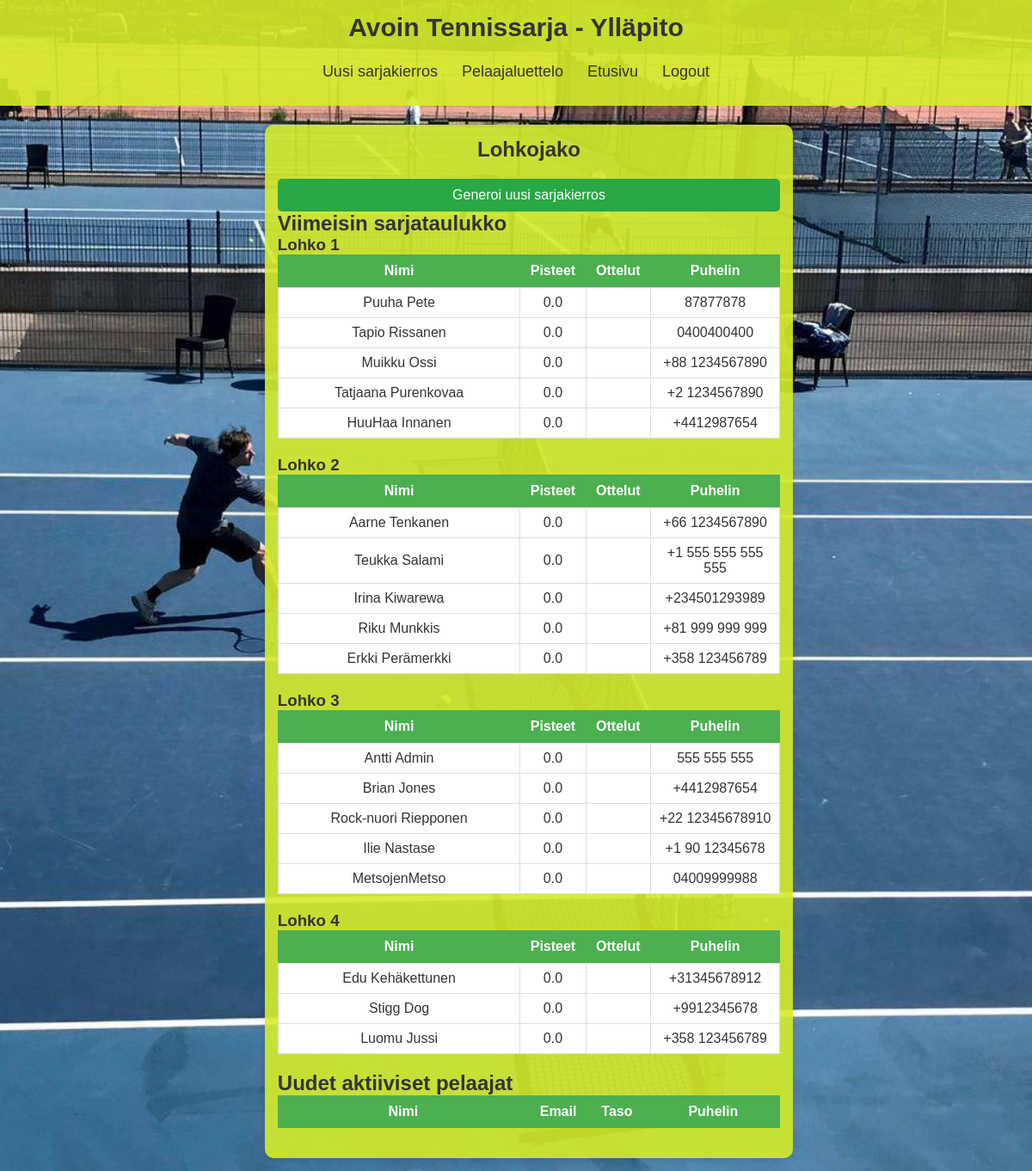
The page /admin/lohkojako (signed in) on the database its author committed.
### tennissarja/models.py (models this page shows, shortened)
class LohkojenPelaajat(db.Model):
    __tablename__ = 'lohkojen_pelaajat'
    id = db.Column(db.Integer, primary_key=True)
    sarjakierros_id = db.Column(db.Integer, db.ForeignKey('sarjakierrokset.id', ondelete='CASCADE'))
    lohko_numero = db.Column(db.Integer, nullable=False)
    pelaaja_id = db.Column(db.Integer, db.ForeignKey('pelaajat.id', ondelete='CASCADE'))
    pisteet = db.Column(db.Float, default=0)
    pelaaja = db.relationship('Pelaaja', back_populates='lohkot_suhde')
    sarjakierros = db.relationship('Sarjakierros', back_populates='lohkot')

class Pelaaja(UserMixin, db.Model):
    __tablename__ = 'pelaajat'
    id = db.Column(db.Integer, primary_key=True)
    nimi = db.Column(db.String(150), nullable=False)
    email = db.Column(db.String(150), unique=True, nullable=False)
    taso = db.Column(db.String(50), nullable=False)
    aktiivinen = db.Column(db.Boolean, default=True)
    puhelin = db.Column(db.String(50), nullable=False)
    admin = db.Column(db.Boolean, default=False)
    password = db.Column(db.String(150), nullable=False)
    lohkot_suhde = db.relationship('LohkojenPelaajat', back_populates='pelaaja')
    ottelut_pelaajana1 = db.relationship('Ottelu', foreign_keys='Ottelu.pelaaja1_id', back_populates='pelaaja1')
    ottelut_pelaajana2 = db.relationship('Ottelu', foreign_keys='Ottelu.pelaaja2_id', back_populates='pelaaja2')

### tennissarja/admin.py (the view)
@admin.route('/lohkojako')
@login_required
def lohkojako():
    uusin_sarjakierros = Sarjakierros.query.order_by(Sarjakierros.kierros_numero.desc()).first()
    sarjakierros_id = uusin_sarjakierros.id
    lohkot = LohkojenPelaajat.query.filter_by(sarjakierros_id=sarjakierros_id).all()
    lohkot_jarjestetty = {}
    for lohko in lohkot:
        if lohko.lohko_numero not in lohkot_jarjestetty:
            lohkot_jarjestetty[lohko.lohko_numero] = []
        lohkot_jarjestetty[lohko.lohko_numero].append(lohko)
    for lohko_numero in lohkot_jarjestetty:
        lohkot_jarjestetty[lohko_numero].sort(key=lambda x: x.pisteet, reverse=True)
    aktiiviset_pelaajat = Pelaaja.query.filter_by(aktiivinen=True).all()
    mukana_olevat_pelaajat = {lohko.pelaaja_id for lohko in lohkot}
    uudet_pelaajat = [pelaaja for pelaaja in aktiiviset_pelaajat if pelaaja.id not in mukana_olevat_pelaajat]
    return render_template('lohkojako.html', lohkot=lohkot_jarjestetty, uudet_pelaajat=uudet_pelaajat, enumerate=enumerate)

### tennissarja/templates/lohkojako.html (shortened to what this page needs)
{% extends "admin.html" %}
{% block content %}
    <div class="containerXL">
        <h1>Lohkojako</h1>
        <form method="POST" action="{{ url_for('admin.jaa_lohkot_uudelle_kierrokselle') }}">
            <button type="submit" class="btn btn-primary">Generoi uusi sarjakierros</button>
        </form>
        <h2>Viimeisin sarjataulukko</h2>
        {% for lohko_numero, pelaajat in lohkot.items() %}
            <h3>Lohko {{ lohko_numero }}</h3>
            <table class="table">
                <thead>
                    <tr>
                        <th>Nimi</th>
                        <th>Pisteet</th>
                        <th>Ottelut</th>
                        <th>Puhelin</th>
                    </tr>
                </thead>
                <tbody>
                    {% for pelaaja in pelaajat %}
                        <tr>
                            <td>{{ pelaaja.pelaaja.nimi }}</td>
                            <td>{{ pelaaja.pisteet }}</td>
                            <td>{{ pelaaja.ottelut_maara }}</td>
                            <td>{{ pelaaja.pelaaja.puhelin }}</td>
                        </tr>
                    {% endfor %}
                </tbody>
            </table>
        {% endfor %}
        <h2>Uudet aktiiviset pelaajat</h2>
        <table class="table">
            <thead>
                <tr>
                    <th>Nimi</th>
                    <th>Email</th>
                    <th>Taso</th>
                    <th>Puhelin</th>
                </tr>
            </thead>
        </table>
    </div>
{% endblock %}

### tennissarja/static/admin_styles.css (style rules this page uses)
* { margin: 0; padding: 10; box-sizing: border-box; }
body { font-family: Arial, sans-serif; background-color: #ea860b; background-image: url('./hardcourt.jpg'); background-size: cover; background-position: center; background-repeat: no-repeat; color: #333; display: flex; flex-direction: column; justify-content: center; align-items: center; min-height: 100vh; padding: 0px; }
h1 { text-align: center; margin-bottom: 20px; font-size: 24px; color: #333; }
button { width: 100%; padding: 10px; background-color: #28a745; color: white; font-size: 16px; border: none; border-radius: 5px; cursor: pointer; }
table { width: 100%; border-collapse: collapse; margin-bottom: 20px; }

### rows shown on the page
LohkojenPelaajat: pelaaja.nimi "Puuha Pete", pisteet "0.0", pelaaja.puhelin "87877878"
LohkojenPelaajat: pelaaja.nimi "Tapio Rissanen", pisteet "0.0", pelaaja.puhelin "0400400400"
LohkojenPelaajat: pelaaja.nimi "Muikku Ossi", pisteet "0.0", pelaaja.puhelin "+88 1234567890"
LohkojenPelaajat: pelaaja.nimi "Tatjaana Purenkovaa", pisteet "0.0", pelaaja.puhelin "+2 1234567890"
LohkojenPelaajat: pelaaja.nimi "HuuHaa Innanen", pisteet "0.0", pelaaja.puhelin "+4412987654"
LohkojenPelaajat: pelaaja.nimi "Aarne Tenkanen", pisteet "0.0", pelaaja.puhelin "+66 1234567890"
LohkojenPelaajat: pelaaja.nimi "Teukka Salami", pisteet "0.0", pelaaja.puhelin "+1 555 555 555 555"
LohkojenPelaajat: pelaaja.nimi "Irina Kiwarewa", pisteet "0.0", pelaaja.puhelin "+234501293989"
LohkojenPelaajat: pelaaja.nimi "Riku Munkkis", pisteet "0.0", pelaaja.puhelin "+81 999 999 999"
LohkojenPelaajat: pelaaja.nimi "Erkki Perämerkki", pisteet "0.0", pelaaja.puhelin "+358 123456789"
LohkojenPelaajat: pelaaja.nimi "Antti Admin", pisteet "0.0", pelaaja.puhelin "555 555 555"
LohkojenPelaajat: pelaaja.nimi "Brian Jones", pisteet "0.0", pelaaja.puhelin "+4412987654"
LohkojenPelaajat: pelaaja.nimi "Rock-nuori Riepponen", pisteet "0.0", pelaaja.puhelin "+22 12345678910"
LohkojenPelaajat: pelaaja.nimi "Ilie Nastase", pisteet "0.0", pelaaja.puhelin "+1 90 12345678"
LohkojenPelaajat: pelaaja.nimi "MetsojenMetso", pisteet "0.0", pelaaja.puhelin "04009999988"
LohkojenPelaajat: pelaaja.nimi "Edu Kehäkettunen", pisteet "0.0", pelaaja.puhelin "+31345678912"
LohkojenPelaajat: pelaaja.nimi "Stigg Dog", pisteet "0.0", pelaaja.puhelin "+9912345678"
LohkojenPelaajat: pelaaja.nimi "Luomu Jussi", pisteet "0.0", pelaaja.puhelin "+358 123456789"

### other values the page prints
{{ lohko_numero }} "1" "2" "3" "4"
